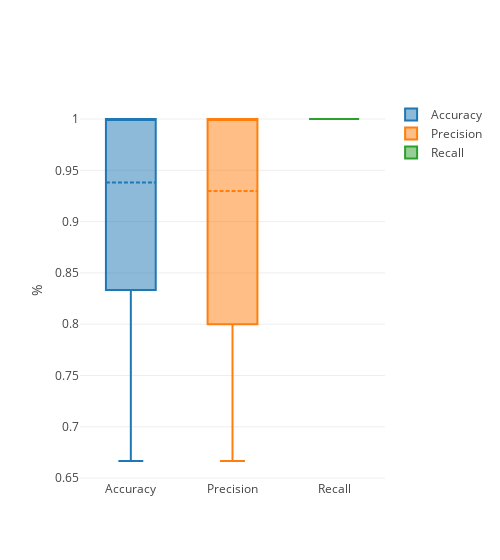

The cell this chart's notebook holds for it:
### Code cell
plot_analyzed_data(wilsonetal_ejn_analyzed_models)

### Figure 1 — Plotly figure (JSON) as saved in the notebook; plotly's stock layout.template omitted (floating-point values rounded to 4 significant figures; data arrays with more than 128 entries replaced by an {"elided": "..."} marker saying what was removed)
{"data": [{"boxmean": true, "boxpoints": false, "jitter": 0.3, "name": "Accuracy", "type": "box", "y": {"elided": "1000 float values"}}, {"boxmean": true, "boxpoints": false, "jitter": 0.3, "name": "Precision", "type": "box", "y": {"elided": "1000 float values"}}, {"boxmean": true, "boxpoints": false, "jitter": 0.3, "name": "Recall", "type": "box", "y": {"elided": "1000 int values"}}], "layout": {"width": 500, "yaxis": {"title": "%", "zeroline": false}}}
